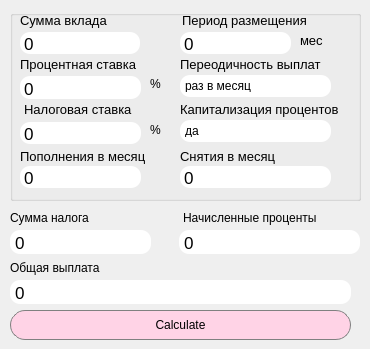
    <widget class="QWidget" name="tab_3">
     <attribute name="title">
      <string>deposit</string>
     </attribute>
     <widget class="QTextEdit" name="ttax_amount">
      <property name="geometry">
       <rect>
        <x>10</x>
        <y>230</y>
        <width>141</width>
        <height>24</height>
       </rect>
      </property>
      <property name="focusPolicy">
       <enum>Qt::NoFocus</enum>
      </property>
      <property name="styleSheet">
       <string notr="true">QTextEdit {
  background-color: white; /* Бледно-розовый цвет фона */
  color: black; /* Черный цвет текста */

  border-radius: 10px; /* Радиус скругления углов (можете настроить по вашему вкусу) */
  padding: 1px; /* Внутренний отступ вокруг текста (можете настроить по вашему вкусу) */
}
</string>
      </property>
      <property name="verticalScrollBarPolicy">
       <enum>Qt::ScrollBarAlwaysOff</enum>
      </property>
      <property name="horizontalScrollBarPolicy">
       <enum>Qt::ScrollBarAlwaysOff</enum>
      </property>
      <property name="sizeAdjustPolicy">
       <enum>QAbstractScrollArea::AdjustToContents</enum>
      </property>
      <property name="markdown">
       <string>0

</string>
      </property>
      <property name="html">
       <string>&lt;!DOCTYPE HTML PUBLIC &quot;-//W3C//DTD HTML 4.0//EN&quot; &quot;http://www.w3.org/TR/REC-html40/strict.dtd&quot;&gt;
&lt;html&gt;&lt;head&gt;&lt;meta name=&quot;qrichtext&quot; content=&quot;1&quot; /&gt;&lt;meta charset=&quot;utf-8&quot; /&gt;&lt;style type=&quot;text/css&quot;&gt;
p, li { white-space: pre-wrap; }
&lt;/style&gt;&lt;/head&gt;&lt;body style=&quot; font-family:'.AppleSystemUIFont'; font-size:13pt; font-weight:400; font-style:normal;&quot;&gt;
&lt;p style=&quot; margin-top:8px; margin-bottom:8px; margin-left:0px; margin-right:0px; -qt-block-indent:0; text-indent:0px;&quot;&gt;0&lt;/p&gt;&lt;/body&gt;&lt;/html&gt;</string>
      </property>
     </widget>
     <widget class="QLabel" name="label_23">
      <property name="geometry">
       <rect>
        <x>10</x>
        <y>210</y>
        <width>161</width>
        <height>16</height>
       </rect>
      </property>
      <property name="text">
       <string>Сумма налога</string>
      </property>
     </widget>
     <widget class="QLabel" name="label_24">
      <property name="geometry">
       <rect>
        <x>10</x>
        <y>260</y>
        <width>161</width>
        <height>16</height>
       </rect>
      </property>
      <property name="text">
       <string>Общая выплата</string>
      </property>
     </widget>
     <widget class="QTextEdit" name="final_summ">
      <property name="geometry">
       <rect>
        <x>10</x>
        <y>280</y>
        <width>341</width>
        <height>24</height>
       </rect>
      </property>
      <property name="focusPolicy">
       <enum>Qt::NoFocus</enum>
      </property>
      <property name="styleSheet">
       <string notr="true">QTextEdit {
  background-color: white; /* Бледно-розовый цвет фона */
  color: black; /* Черный цвет текста */

  border-radius: 10px; /* Радиус скругления углов (можете настроить по вашему вкусу) */
  padding: 1px; /* Внутренний отступ вокруг текста (можете настроить по вашему вкусу) */
}
</string>
      </property>
      <property name="verticalScrollBarPolicy">
       <enum>Qt::ScrollBarAlwaysOff</enum>
      </property>
      <property name="horizontalScrollBarPolicy">
       <enum>Qt::ScrollBarAlwaysOff</enum>
      </property>
      <property name="sizeAdjustPolicy">
       <enum>QAbstractScrollArea::AdjustToContents</enum>
      </property>
      <property name="markdown">
       <string>0

</string>
      </property>
      <property name="html">
       <string>&lt;!DOCTYPE HTML PUBLIC &quot;-//W3C//DTD HTML 4.0//EN&quot; &quot;http://www.w3.org/TR/REC-html40/strict.dtd&quot;&gt;
&lt;html&gt;&lt;head&gt;&lt;meta name=&quot;qrichtext&quot; content=&quot;1&quot; /&gt;&lt;meta charset=&quot;utf-8&quot; /&gt;&lt;style type=&quot;text/css&quot;&gt;
p, li { white-space: pre-wrap; }
&lt;/style&gt;&lt;/head&gt;&lt;body style=&quot; font-family:'.AppleSystemUIFont'; font-size:13pt; font-weight:400; font-style:normal;&quot;&gt;
&lt;p style=&quot; margin-top:8px; margin-bottom:8px; margin-left:0px; margin-right:0px; -qt-block-indent:0; text-indent:0px;&quot;&gt;0&lt;/p&gt;&lt;/body&gt;&lt;/html&gt;</string>
      </property>
     </widget>
     <widget class="QPushButton" name="calc_dep">
      <property name="geometry">
       <rect>
        <x>10</x>
        <y>310</y>
        <width>341</width>
        <height>30</height>
       </rect>
      </property>
      <property name="styleSheet">
       <string notr="true">QPushButton {
  background-color: #FFD3E6; /* Бледно-розовый цвет */
  color: black; /* Цвет текста черный */
  border: 1px solid gray;
  border-radius: 15px; /* Радиус скругления углов (можете настроить по вашему вкусу) */
}

QPushButton:pressed {
  background-color: qlineargradient(x1: 0, y1: 0, x2: 0, y2: 1,
                                    stop: 0 #FFB3D1, stop: 1 #FFC6DB);
  color: black; /* Цвет текста черный */
}
QPushButton {
  background-color: #FFD3E6; /* Бледно-розовый цвет */
  color: black; /* Цвет текста черный */
  border: 1px solid gray;
  border-radius: 15px; /* Радиус скругления углов (можете настроить по вашему вкусу) */
}

QPushButton:pressed {
  background-color: qlineargradient(x1: 0, y1: 0, x2: 0, y2: 1,
                                    stop: 0 #FFB3D1, stop: 1 #FFC6DB);
  color: black; /* Цвет текста черный */
}
</string>
      </property>
      <property name="text">
       <string>Calculate</string>
      </property>
     </widget>
     <widget class="QLabel" name="label_25">
      <property name="geometry">
       <rect>
        <x>183</x>
        <y>210</y>
        <width>161</width>
        <height>16</height>
       </rect>
      </property>
      <property name="text">
       <string>Начисленные проценты</string>
      </property>
     </widget>
     <widget class="QTextEdit" name="accumulated_interest">
      <property name="geometry">
       <rect>
        <x>179</x>
        <y>230</y>
        <width>181</width>
        <height>24</height>
       </rect>
      </property>
      <property name="focusPolicy">
       <enum>Qt::NoFocus</enum>
      </property>
      <property name="styleSheet">
       <string notr="true">QTextEdit {
  background-color: white; /* Бледно-розовый цвет фона */
  color: black; /* Черный цвет текста */

  border-radius: 10px; /* Радиус скругления углов (можете настроить по вашему вкусу) */
  padding: 1px; /* Внутренний отступ вокруг текста (можете настроить по вашему вкусу) */
}
</string>
      </property>
      <property name="verticalScrollBarPolicy">
       <enum>Qt::ScrollBarAlwaysOff</enum>
      </property>
      <property name="horizontalScrollBarPolicy">
       <enum>Qt::ScrollBarAlwaysOff</enum>
      </property>
      <property name="sizeAdjustPolicy">
       <enum>QAbstractScrollArea::AdjustToContents</enum>
      </property>
      <property name="markdown">
       <string>0

</string>
      </property>
      <property name="html">
       <string>&lt;!DOCTYPE HTML PUBLIC &quot;-//W3C//DTD HTML 4.0//EN&quot; &quot;http://www.w3.org/TR/REC-html40/strict.dtd&quot;&gt;
&lt;html&gt;&lt;head&gt;&lt;meta name=&quot;qrichtext&quot; content=&quot;1&quot; /&gt;&lt;meta charset=&quot;utf-8&quot; /&gt;&lt;style type=&quot;text/css&quot;&gt;
p, li { white-space: pre-wrap; }
&lt;/style&gt;&lt;/head&gt;&lt;body style=&quot; font-family:'.AppleSystemUIFont'; font-size:13pt; font-weight:400; font-style:normal;&quot;&gt;
&lt;p style=&quot; margin-top:8px; margin-bottom:8px; margin-left:0px; margin-right:0px; -qt-block-indent:0; text-indent:0px;&quot;&gt;0&lt;/p&gt;&lt;/body&gt;&lt;/html&gt;</string>
      </property>
     </widget>
     <widget class="QGroupBox" name="groupBox">
      <property name="geometry">
       <rect>
        <x>10</x>
        <y>10</y>
        <width>351</width>
        <height>191</height>
       </rect>
      </property>
      <property name="title">
       <string/>
      </property>
      <widget class="QLabel" name="label_22">
       <property name="geometry">
        <rect>
         <x>170</x>
         <y>46</y>
         <width>171</width>
         <height>16</height>
        </rect>
       </property>
       <property name="font">
        <font>
         <pointsize>10</pointsize>
        </font>
       </property>
       <property name="text">
        <string>Переодичность выплат</string>
       </property>
      </widget>
      <widget class="QLabel" name="label_16">
       <property name="geometry">
        <rect>
         <x>140</x>
         <y>66</y>
         <width>21</width>
         <height>16</height>
        </rect>
       </property>
       <property name="text">
        <string>%</string>
       </property>
      </widget>
      <widget class="QLabel" name="label_26">
       <property name="geometry">
        <rect>
         <x>170</x>
         <y>91</y>
         <width>171</width>
         <height>16</height>
        </rect>
       </property>
       <property name="font">
        <font>
         <pointsize>10</pointsize>
        </font>
       </property>
       <property name="text">
        <string>Капитализация процентов</string>
       </property>
      </widget>
      <widget class="QLabel" name="label_27">
       <property name="geometry">
        <rect>
         <x>10</x>
         <y>138</y>
         <width>131</width>
         <height>16</height>
        </rect>
       </property>
       <property name="font">
        <font>
         <pointsize>10</pointsize>
        </font>
       </property>
       <property name="text">
        <string>Пополнения в месяц</string>
       </property>
      </widget>
      <widget class="QLabel" name="label_15">
       <property name="geometry">
        <rect>
         <x>10</x>
         <y>46</y>
         <width>131</width>
         <height>16</height>
        </rect>
       </property>
       <property name="font">
        <font>
         <pointsize>10</pointsize>
        </font>
       </property>
       <property name="text">
        <string>Процентная ставка</string>
       </property>
      </widget>
      <widget class="QTextEdit" name="tax_rate">
       <property name="geometry">
        <rect>
         <x>10</x>
         <y>112</y>
         <width>121</width>
         <height>22</height>
        </rect>
       </property>
       <property name="styleSheet">
        <string notr="true">QTextEdit {
  background-color: white; /* Бледно-розовый цвет фона */
  color: black; /* Черный цвет текста */

  border-radius: 10px; /* Радиус скругления углов (можете настроить по вашему вкусу) */

}
</string>
       </property>
       <property name="verticalScrollBarPolicy">
        <enum>Qt::ScrollBarAlwaysOff</enum>
       </property>
       <property name="horizontalScrollBarPolicy">
        <enum>Qt::ScrollBarAlwaysOff</enum>
       </property>
       <property name="sizeAdjustPolicy">
        <enum>QAbstractScrollArea::AdjustToContents</enum>
       </property>
       <property name="markdown">
        <string>0

</string>
       </property>
       <property name="html">
        <string>&lt;!DOCTYPE HTML PUBLIC &quot;-//W3C//DTD HTML 4.0//EN&quot; &quot;http://www.w3.org/TR/REC-html40/strict.dtd&quot;&gt;
&lt;html&gt;&lt;head&gt;&lt;meta name=&quot;qrichtext&quot; content=&quot;1&quot; /&gt;&lt;meta charset=&quot;utf-8&quot; /&gt;&lt;style type=&quot;text/css&quot;&gt;
p, li { white-space: pre-wrap; }
&lt;/style&gt;&lt;/head&gt;&lt;body style=&quot; font-family:'.AppleSystemUIFont'; font-size:13pt; font-weight:400; font-style:normal;&quot;&gt;
&lt;p style=&quot; margin-top:8px; margin-bottom:8px; margin-left:0px; margin-right:0px; -qt-block-indent:0; text-indent:0px;&quot;&gt;0&lt;/p&gt;&lt;/body&gt;&lt;/html&gt;</string>
       </property>
      </widget>
      <widget class="QTextEdit" name="withdrawals">
       <property name="geometry">
        <rect>
         <x>170</x>
         <y>156</y>
         <width>151</width>
         <height>22</height>
        </rect>
       </property>
       <property name="styleSheet">
        <string notr="true">QTextEdit {
  background-color: white; /* Бледно-розовый цвет фона */
  color: black; /* Черный цвет текста */

  border-radius: 10px; /* Радиус скругления углов (можете настроить по вашему вкусу) */

}
</string>
       </property>
       <property name="verticalScrollBarPolicy">
        <enum>Qt::ScrollBarAlwaysOff</enum>
       </property>
       <property name="horizontalScrollBarPolicy">
        <enum>Qt::ScrollBarAlwaysOff</enum>
       </property>
       <property name="sizeAdjustPolicy">
        <enum>QAbstractScrollArea::AdjustToContents</enum>
       </property>
       <property name="markdown">
        <string>0

</string>
       </property>
       <property name="html">
        <string>&lt;!DOCTYPE HTML PUBLIC &quot;-//W3C//DTD HTML 4.0//EN&quot; &quot;http://www.w3.org/TR/REC-html40/strict.dtd&quot;&gt;
&lt;html&gt;&lt;head&gt;&lt;meta name=&quot;qrichtext&quot; content=&quot;1&quot; /&gt;&lt;meta charset=&quot;utf-8&quot; /&gt;&lt;style type=&quot;text/css&quot;&gt;
p, li { white-space: pre-wrap; }
&lt;/style&gt;&lt;/head&gt;&lt;body style=&quot; font-family:'.AppleSystemUIFont'; font-size:13pt; font-weight:400; font-style:normal;&quot;&gt;
&lt;p style=&quot; margin-top:8px; margin-bottom:8px; margin-left:0px; margin-right:0px; -qt-block-indent:0; text-indent:0px;&quot;&gt;0&lt;/p&gt;&lt;/body&gt;&lt;/html&gt;</string>
       </property>
      </widget>
      <widget class="QTextEdit" name="deposit">
       <property name="geometry">
        <rect>
         <x>10</x>
         <y>22</y>
         <width>120</width>
         <height>22</height>
        </rect>
       </property>
       <property name="styleSheet">
        <string notr="true">QTextEdit {
  background-color: white; /* Бледно-розовый цвет фона */
  color: black; /* Черный цвет текста */

  border-radius: 10px; /* Радиус скругления углов (можете настроить по вашему вкусу) */

}
</string>
       </property>
       <property name="verticalScrollBarPolicy">
        <enum>Qt::ScrollBarAlwaysOff</enum>
       </property>
       <property name="horizontalScrollBarPolicy">
        <enum>Qt::ScrollBarAlwaysOff</enum>
       </property>
       <property name="sizeAdjustPolicy">
        <enum>QAbstractScrollArea::AdjustToContents</enum>
       </property>
       <property name="markdown">
        <string>0

</string>
       </property>
       <property name="html">
        <string>&lt;!DOCTYPE HTML PUBLIC &quot;-//W3C//DTD HTML 4.0//EN&quot; &quot;http://www.w3.org/TR/REC-html40/strict.dtd&quot;&gt;
&lt;html&gt;&lt;head&gt;&lt;meta name=&quot;qrichtext&quot; content=&quot;1&quot; /&gt;&lt;meta charset=&quot;utf-8&quot; /&gt;&lt;style type=&quot;text/css&quot;&gt;
p, li { white-space: pre-wrap; }
&lt;/style&gt;&lt;/head&gt;&lt;body style=&quot; font-family:'.AppleSystemUIFont'; font-size:13pt; font-weight:400; font-style:normal;&quot;&gt;
&lt;p style=&quot; margin-top:8px; margin-bottom:8px; margin-left:0px; margin-right:0px; -qt-block-indent:0; text-indent:0px;&quot;&gt;0&lt;/p&gt;&lt;/body&gt;&lt;/html&gt;</string>
       </property>
      </widget>
      <widget class="QLabel" name="label_28">
       <property name="geometry">
        <rect>
         <x>170</x>
         <y>138</y>
         <width>171</width>
         <height>16</height>
        </rect>
       </property>
       <property name="font">
        <font>
         <pointsize>10</pointsize>
        </font>
       </property>
       <property name="text">
        <string>Снятия в месяц</string>
       </property>
      </widget>
      <widget class="QLabel" name="label_18">
       <property name="geometry">
        <rect>
         <x>10</x>
         <y>2</y>
         <width>111</width>
         <height>16</height>
        </rect>
       </property>
       <property name="font">
        <font>
         <pointsize>10</pointsize>
        </font>
       </property>
       <property name="text">
        <string>Сумма вклада</string>
       </property>
      </widget>
      <widget class="QTextEdit" name="deposits">
       <property name="geometry">
        <rect>
         <x>10</x>
         <y>156</y>
         <width>121</width>
         <height>22</height>
        </rect>
       </property>
       <property name="styleSheet">
        <string notr="true">QTextEdit {
  background-color: white; /* Бледно-розовый цвет фона */
  color: black; /* Черный цвет текста */

  border-radius: 10px; /* Радиус скругления углов (можете настроить по вашему вкусу) */

}
</string>
       </property>
       <property name="verticalScrollBarPolicy">
        <enum>Qt::ScrollBarAlwaysOff</enum>
       </property>
       <property name="horizontalScrollBarPolicy">
        <enum>Qt::ScrollBarAlwaysOff</enum>
       </property>
       <property name="sizeAdjustPolicy">
        <enum>QAbstractScrollArea::AdjustToContents</enum>
       </property>
       <property name="markdown">
        <string>0

</string>
       </property>
       <property name="html">
        <string>&lt;!DOCTYPE HTML PUBLIC &quot;-//W3C//DTD HTML 4.0//EN&quot; &quot;http://www.w3.org/TR/REC-html40/strict.dtd&quot;&gt;
&lt;html&gt;&lt;head&gt;&lt;meta name=&quot;qrichtext&quot; content=&quot;1&quot; /&gt;&lt;meta charset=&quot;utf-8&quot; /&gt;&lt;style type=&quot;text/css&quot;&gt;
p, li { white-space: pre-wrap; }
&lt;/style&gt;&lt;/head&gt;&lt;body style=&quot; font-family:'.AppleSystemUIFont'; font-size:13pt; font-weight:400; font-style:normal;&quot;&gt;
&lt;p style=&quot; margin-top:8px; margin-bottom:8px; margin-left:0px; margin-right:0px; -qt-block-indent:0; text-indent:0px;&quot;&gt;0&lt;/p&gt;&lt;/body&gt;&lt;/html&gt;</string>
       </property>
      </widget>
      <widget class="QLabel" name="label_21">
       <property name="geometry">
        <rect>
         <x>140</x>
         <y>112</y>
         <width>21</width>
         <height>16</height>
        </rect>
       </property>
       <property name="text">
        <string>%</string>
       </property>
      </widget>
      <widget class="QLabel" name="label_17">
       <property name="geometry">
        <rect>
         <x>172</x>
         <y>2</y>
         <width>151</width>
         <height>16</height>
        </rect>
       </property>
       <property name="font">
        <font>
         <pointsize>10</pointsize>
        </font>
       </property>
       <property name="text">
        <string>Период размещения</string>
       </property>
      </widget>
      <widget class="QLabel" name="label_20">
       <property name="geometry">
        <rect>
         <x>14</x>
         <y>91</y>
         <width>131</width>
         <height>16</height>
        </rect>
       </property>
       <property name="font">
        <font>
         <pointsize>10</pointsize>
        </font>
       </property>
       <property name="text">
        <string>Налоговая ставка</string>
       </property>
      </widget>
      <widget class="QLabel" name="label_19">
       <property name="geometry">
        <rect>
         <x>290</x>
         <y>20</y>
         <width>31</width>
         <height>20</height>
        </rect>
       </property>
       <property name="font">
        <font>
         <pointsize>10</pointsize>
        </font>
       </property>
       <property name="text">
        <string>мес</string>
       </property>
      </widget>
      <widget class="QTextEdit" name="period_dep">
       <property name="geometry">
        <rect>
         <x>170</x>
         <y>22</y>
         <width>111</width>
         <height>22</height>
        </rect>
       </property>
       <property name="styleSheet">
        <string notr="true">QTextEdit {
  background-color: white; /* Бледно-розовый цвет фона */
  color: black; /* Черный цвет текста */

  border-radius: 10px; /* Радиус скругления углов (можете настроить по вашему вкусу) */

}
</string>
       </property>
       <property name="verticalScrollBarPolicy">
        <enum>Qt::ScrollBarAlwaysOff</enum>
       </property>
       <property name="horizontalScrollBarPolicy">
        <enum>Qt::ScrollBarAlwaysOff</enum>
       </property>
       <property name="sizeAdjustPolicy">
        <enum>QAbstractScrollArea::AdjustToContents</enum>
       </property>
       <property name="markdown">
        <string>0

</string>
       </property>
       <property name="html">
        <string>&lt;!DOCTYPE HTML PUBLIC &quot;-//W3C//DTD HTML 4.0//EN&quot; &quot;http://www.w3.org/TR/REC-html40/strict.dtd&quot;&gt;
&lt;html&gt;&lt;head&gt;&lt;meta name=&quot;qrichtext&quot; content=&quot;1&quot; /&gt;&lt;meta charset=&quot;utf-8&quot; /&gt;&lt;style type=&quot;text/css&quot;&gt;
p, li { white-space: pre-wrap; }
&lt;/style&gt;&lt;/head&gt;&lt;body style=&quot; font-family:'.AppleSystemUIFont'; font-size:13pt; font-weight:400; font-style:normal;&quot;&gt;
&lt;p style=&quot; margin-top:8px; margin-bottom:8px; margin-left:0px; margin-right:0px; -qt-block-indent:0; text-indent:0px;&quot;&gt;0&lt;/p&gt;&lt;/body&gt;&lt;/html&gt;</string>
       </property>
      </widget>
      <widget class="QTextEdit" name="interest_rate">
       <property name="geometry">
        <rect>
         <x>10</x>
         <y>66</y>
         <width>121</width>
         <height>23</height>
        </rect>
       </property>
       <property name="styleSheet">
        <string notr="true">QTextEdit {
  background-color: white; /* Бледно-розовый цвет фона */
  color: black; /* Черный цвет текста */

  border-radius: 10px; /* Радиус скругления углов (можете настроить по вашему вкусу) */

}
</string>
       </property>
       <property name="verticalScrollBarPolicy">
        <enum>Qt::ScrollBarAlwaysOff</enum>
       </property>
       <property name="horizontalScrollBarPolicy">
        <enum>Qt::ScrollBarAlwaysOff</enum>
       </property>
       <property name="sizeAdjustPolicy">
        <enum>QAbstractScrollArea::AdjustToContents</enum>
       </property>
       <property name="markdown">
        <string>0

</string>
       </property>
       <property name="html">
        <string>&lt;!DOCTYPE HTML PUBLIC &quot;-//W3C//DTD HTML 4.0//EN&quot; &quot;http://www.w3.org/TR/REC-html40/strict.dtd&quot;&gt;
&lt;html&gt;&lt;head&gt;&lt;meta name=&quot;qrichtext&quot; content=&quot;1&quot; /&gt;&lt;meta charset=&quot;utf-8&quot; /&gt;&lt;style type=&quot;text/css&quot;&gt;
p, li { white-space: pre-wrap; }
&lt;/style&gt;&lt;/head&gt;&lt;body style=&quot; font-family:'.AppleSystemUIFont'; font-size:13pt; font-weight:400; font-style:normal;&quot;&gt;
&lt;p style=&quot; margin-top:8px; margin-bottom:8px; margin-left:0px; margin-right:0px; -qt-block-indent:0; text-indent:0px;&quot;&gt;0&lt;/p&gt;&lt;/body&gt;&lt;/html&gt;</string>
       </property>
      </widget>
      <widget class="QComboBox" name="payout_frequency">
       <property name="geometry">
        <rect>
         <x>170</x>
         <y>65</y>
         <width>151</width>
         <height>22</height>
        </rect>
       </property>
       <property name="font">
        <font>
         <italic>false</italic>
         <bold>false</bold>
         <underline>false</underline>
        </font>
       </property>
       <property name="cursor">
        <cursorShape>OpenHandCursor</cursorShape>
       </property>
       <property name="layoutDirection">
        <enum>Qt::LeftToRight</enum>
       </property>
       <property name="styleSheet">
        <string notr="true">QComboBox {
    color: #000000; /* черный цвет текста */
    background-color: #ffffff; /* белый цвет фона */
    text-align: top;
border-radius: 10px; /* Радиус скругления углов (можете настроить по вашему вкусу) */
  padding: 5px; /* Внутренний отступ вокруг текста (можете настроить по вашему вкусу) */
}

QComboBox::drop-down {
subcontrol-origin: padding;
    subcontrol-position: right;
border-radius: 7px; 
}

QComboBox::down-arrow {
    width: 0;
}

</string>
       </property>
       <property name="inputMethodHints">
        <set>Qt::ImhNone</set>
       </property>
       <property name="editable">
        <bool>false</bool>
       </property>
       <item>
        <property name="text">
         <string>раз в месяц</string>
        </property>
       </item>
       <item>
        <property name="text">
         <string>раз в год</string>
        </property>
       </item>
      </widget>
      <widget class="QComboBox" name="capitalization">
       <property name="geometry">
        <rect>
         <x>170</x>
         <y>110</y>
         <width>151</width>
         <height>22</height>
        </rect>
       </property>
       <property name="font">
        <font>
         <italic>false</italic>
         <bold>false</bold>
         <underline>false</underline>
        </font>
       </property>
       <property name="cursor">
        <cursorShape>OpenHandCursor</cursorShape>
       </property>
       <property name="layoutDirection">
        <enum>Qt::LeftToRight</enum>
       </property>
       <property name="styleSheet">
        <string notr="true">QComboBox {
    color: #000000; /* черный цвет текста */
    background-color: #ffffff; /* белый цвет фона */
    text-align: top;
border-radius: 10px; /* Радиус скругления углов (можете настроить по вашему вкусу) */
  padding: 5px; /* Внутренний отступ вокруг текста (можете настроить по вашему вкусу) */
}

QComboBox::drop-down {
subcontrol-origin: padding;
    subcontrol-position: right;
border-radius: 7px; 
}

QComboBox::down-arrow {
    width: 0;
}

</string>
       </property>
       <property name="inputMethodHints">
        <set>Qt::ImhNone</set>
       </property>
       <property name="editable">
        <bool>false</bool>
       </property>
       <item>
        <property name="text">
         <string>да</string>
        </property>
       </item>
       <item>
        <property name="text">
         <string>нет</string>
        </property>
       </item>
      </widget>
     </widget>
    </widget>
